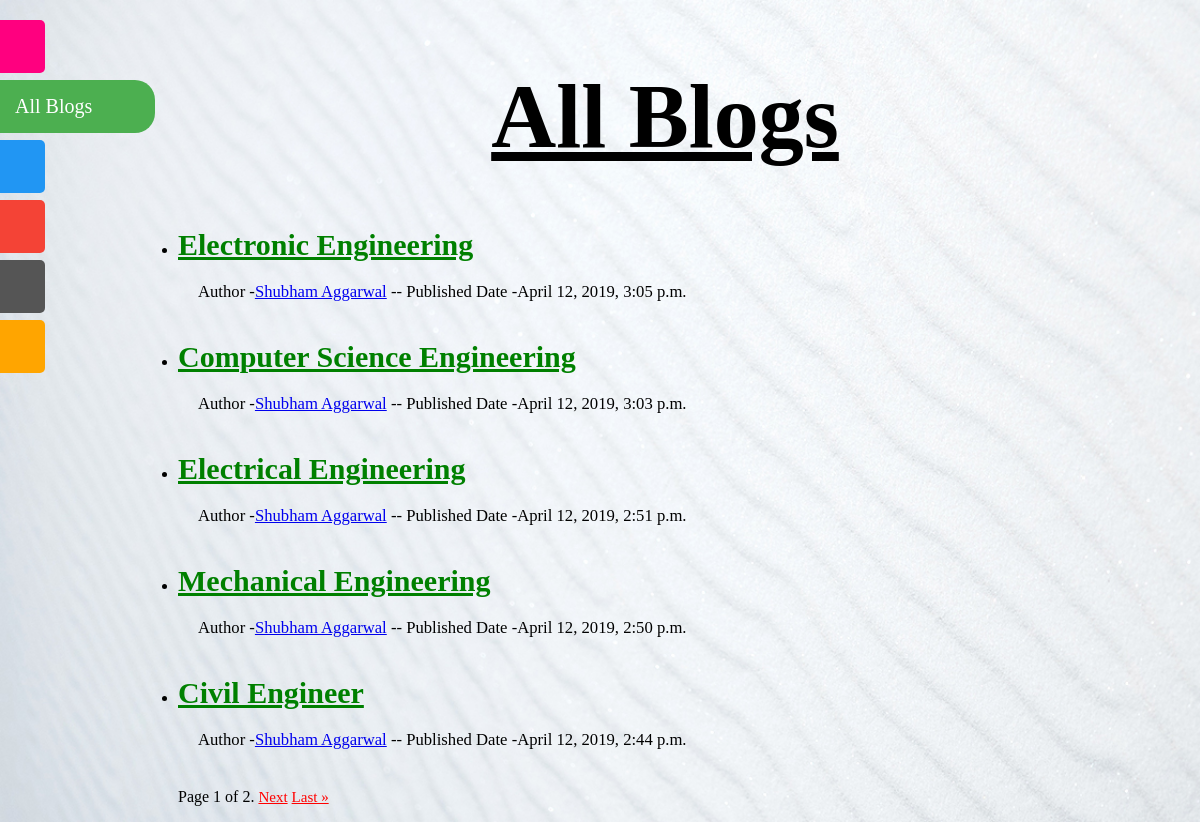
/blog/blogs/, run on the app's committed database.
### blogs/models.py (models this page shows, shortened)
class Post(models.Model):
	blogger=models.ForeignKey(Blogger,on_delete=models.CASCADE)
	post_title=models.CharField(max_length=100)
	post_detail=models.TextField()
	pub_date=models.DateTimeField('date published',null=True)

class Blogger(models.Model):
	username=models.CharField(max_length=30,null=True,default=None)
	blogger_name=models.CharField(max_length=30,default=None,null=True)
	blogger_desc=models.TextField()
	blogger_email=models.CharField(max_length=40,null=True)
	image=models.ImageField(upload_to='profile_image',null=True)
	insta=models.URLField(max_length=100,null=True,blank=True)
	fb=models.URLField(max_length=100,null=True,blank=True)
	twitter=models.URLField(max_length=100,null=True,blank=True)
	def __str__(self):
		return self.blogger_name

### blogs/views.py (the view)
def blogs_show_all(request):
    blogger=Blogger.objects.filter(username=request.user.username)
    if blogger:
        blogger=blogger[0]
    blogs_list=Post.objects.order_by('-pub_date')[:]
    paginator=Paginator(blogs_list,5)
    page=request.GET.get('page',1)
    blogs=paginator.page(page)
    return render(request,'blogs/blogs_page.html',{'blog_list':blogs,'blogger':blogger})

### blogs/templates/blogs/blogs_page.html (shortened to what this page needs)
{% load static %}
<link rel="stylesheet" type="text/css" href="{% static 'blogs/style.css' %}" />
<body id='body1'>
<div id="mySidenav1" class="sidenav">
  <a id="blogs">All Blogs</a>
</div>
<div id="mySidenav" class="sidenav">
  <a href="{% url 'home:main' %}" id='home'>Home</a>
  <a href="{% url 'blogs:all_bloggers' %}" id="bloggers">Bloggers</a>
  <a href="{% url 'home:about_us' %}" id="about">About Us</a>
  <a href="{% url 'home:contact_us' %}" id="contact">Contact Us</a>
  {% if request.user.is_authenticated %}
  <a href="{% url 'logout' %}" id='log'>Logout</a>
  {% elif not request.user.is_authenticated %}
  <a href="{% url 'login' %}" id="log">Login</a>
  {% endif %}
</div>
<h1 id='h101'>All Blogs</h1>
{% if blog_list %}
<ul>
	{% for blog in blog_list %}
	<li><a href="{% url "blogs:details" blog.id %}">{{blog.post_title|title}}<br /></a></li><p id='p01'><small>Author -<a href="{% url 'blogs:blogger_details' blog.blogger.id %}">{{blog.blogger}}</a> -- Published Date -{{blog.pub_date}}</small></p><br />
	{% endfor %}
<div class="pagination">
    <span class="step-links">
        <span class="current">
            Page {{ blog_list.number }} of {{ blog_list.paginator.num_pages }}.
        </span>
        {% if blog_list.has_next %}
            <a id='a01' href="?page={{ blog_list.next_page_number }}">Next</a>
            <a id='a01' href="?page={{ blog_list.paginator.num_pages }}">Last &raquo;</a>
        {% endif %}
    </span>
</div>
</ul>
{% else %}
	<p>Currently No Blogs Are Available</p>
{% endif %}

### blogs/static/blogs/style.css (style rules this page uses)
#p01 { padding-left: 20px; font-size: 20px; }
li a { color: green; font-size: 30px; font-weight: bold; }
#body1 { background: white url("images/Background.jpg") no-repeat; background-size: cover; padding-left: 130px; }
#h101 { margin-top: 65px; text-align: center; font-size: 90px; text-decoration-style: solid; text-decoration-line: underline; font-weight: bold; font-family: Gentona; }
#a01 { font-size: 15px; color: red; }
#mySidenav a { position: fixed; left: -110px; transition: 0.3s; padding: 15px; width: 125px; text-decoration: none; font-size: 20px; color: white; border-radius: 0 5px 5px 0; }
#home { top: 20px; background-color: #ff007f; }
#blogs { top: 80px; background-color: #4CAF50; }
#bloggers { top: 140px; background-color: #2196F3; }
#about { top: 200px; background-color: #f44336; }
#contact { top: 260px; background-color: #555 }
#log { top: 320px; background-color: orange; }
#mySidenav1 a { position: fixed; left: 0px; padding: 15px; width: 125px; text-decoration: none; font-size: 20px; color: white; border-radius: 0 20px 20px 0; }

### data on the page
Post: post_title "Electronic Engineering", blogger "Shubham Aggarwal", pub_date "April 12, 2019, 3:05 p.m."
Post: post_title "Computer Science Engineering", blogger "Shubham Aggarwal", pub_date "April 12, 2019, 3:03 p.m."
Post: post_title "Electrical Engineering", blogger "Shubham Aggarwal", pub_date "April 12, 2019, 2:51 p.m."
Post: post_title "Mechanical Engineering", blogger "Shubham Aggarwal", pub_date "April 12, 2019, 2:50 p.m."
Post: post_title "Civil Engineer", blogger "Shubham Aggarwal", pub_date "April 12, 2019, 2:44 p.m."

### other printed values
{{ blog_list.number }} "1"
{{ blog_list.paginator.num_pages }} "2"
